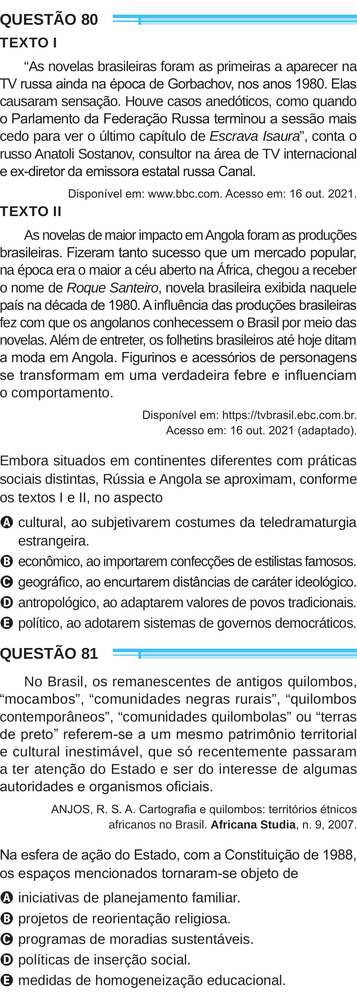
#> input picture 6Passo-ConcatenarVerticalmente/paginas29a31/pagina_enem_29_esquerda.png, 357 x 1000 px, shrunk from 1025 x 2869 before the run; its folder holds 4 pictures in this run
$ python concatenar-verticalmente.py
#> lines starting #> are read from the running program, lines starting #| are printed output that depends on the picture
"""
Propósito: concatenas verticalmente as imagens de cada pasta vinda do passo 5
Autor: Alexandre Nassar de Peder
Data: 02/10/2025
Comentários: atualizar as linhas 12 e 13 para cada pasta
Comnetário 2: não fazer para a página 15, 19 e 28. Só criar a pasta manualmente e adicionar a imagem.
"""

from PIL import Image
import os
import re

pasta_imagens = "paginas29a31"
pasta_saida = "29a31"
os.makedirs(pasta_saida, exist_ok=True)

# Função para extrair o número da página e ordenar corretamente
def get_sort_key(nome_arquivo):
    # Extrai o número da página
    numero = int(re.search(r'pagina_enem_(\d+)_', nome_arquivo).group(1))
    # Define a ordem: esquerda primeiro (0), depois direita (1)
    lado = 0 if 'esquerda' in nome_arquivo else 1
    return (numero, lado)

# Pegar e ordenar as imagens corretamente
arquivos = [f for f in os.listdir(pasta_imagens) if f.endswith('.png')]
arquivos.sort(key=get_sort_key)

# Abrir todas as imagens na ordem correta
imagens = []
for arquivo in arquivos:
    caminho = os.path.join(pasta_imagens, arquivo)
    imagens.append(Image.open(caminho))
    print(f"Adicionando: {arquivo}")  # Para verificar a ordem

# Encontrar a largura máxima
largura_max = max(img.width for img in imagens)

# Concatenar verticalmente
altura_total = sum(img.height for img in imagens)
imagem_final = Image.new('RGB', (largura_max, altura_total))
#> imagem_final: PIL image 358x4000 RGB; every value is 0

y = 0
for img in imagens:
    imagem_final.paste(img, (0, y))
    y += img.height
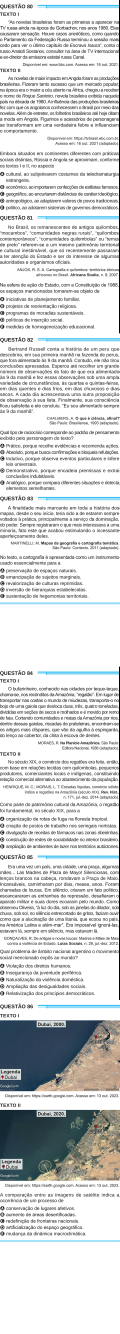
#> imagem_final: PIL image 358x4000 RGB (shown at 1/3 size); mean R, G, B 215.1, 216.7, 217.3

# Salvar
imagem_final.save(os.path.join(pasta_saida, 'todas_juntas.png'))
print("Imagens concatenadas na ordem correta!")
print(f"Ordem dos arquivos: {arquivos}")
